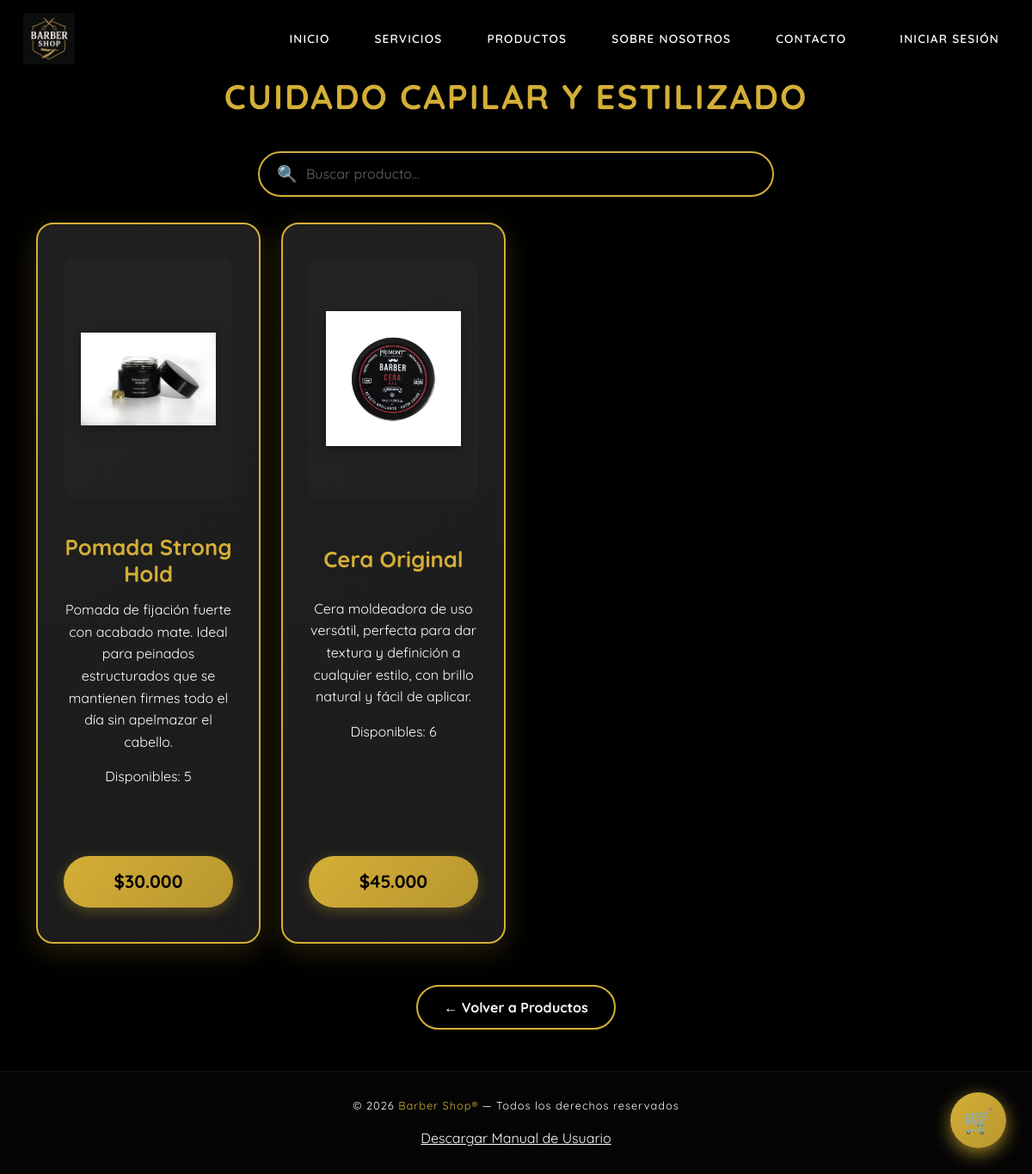
Page /index.php?action=categoria&id=3 on the committed database.
### tables this page shows
CREATE TABLE `categoria` (
  `idCategoria` int(11) NOT NULL,
  `categoria` varchar(50) DEFAULT NULL
);

CREATE TABLE `producto` (
  `idProducto` int(11) NOT NULL,
  `nomProduc` varchar(30) DEFAULT NULL,
  `descripcion` varchar(255) DEFAULT NULL,
  `foto` varchar(255) DEFAULT NULL,
  `precioUni` int(11) DEFAULT NULL,
  `cantidad` int(11) DEFAULT NULL,
  `idMarca` int(11) DEFAULT NULL,
  `idCategoria` int(11) DEFAULT NULL
);

### views/categoria_productos.php (the view, shortened to what this page needs)
<?php
$database = new Database();
$conn = $database->getConnection();
$idCategoria = isset($_GET['categoria']) ? (int)$_GET['categoria'] : 0;
$sqlCategoria = "SELECT categoria FROM categoria WHERE idCategoria = :id";
$stmtCat = $conn->prepare($sqlCategoria);
$stmtCat->bindParam(':id', $idCategoria);
$stmtCat->execute();
$categoriaInfo = $stmtCat->fetch(PDO::FETCH_ASSOC);
$nombreCategoria = $categoriaInfo ? $categoriaInfo['categoria'] : 'Productos';
$sql = "SELECT
            p.idProducto,
            p.nomProduc,
            p.descripcion,
            p.foto,
            p.precioUni,
            p.cantidad,
            m.marca,
            c.categoria
        FROM producto p
        LEFT JOIN marca m ON p.idMarca = m.idMarca
        LEFT JOIN categoria c ON p.idCategoria = c.idCategoria
        WHERE p.idCategoria = :idCategoria
        ORDER BY p.idProducto ASC";
$stmt = $conn->prepare($sql);
$stmt->bindParam(':idCategoria', $idCategoria);
$stmt->execute();
$productos = $stmt->fetchAll(PDO::FETCH_ASSOC);
?>
<!DOCTYPE html>
<html lang="es">
<head>
   <link href="https://cdn.jsdelivr.net/npm/bootstrap@5.3.0/dist/css/bootstrap.min.css" rel="stylesheet">
    <link rel="stylesheet" href="<?= $base ?>/css/estilos.css?v=<?= filemtime($_SERVER['DOCUMENT_ROOT'] . $base . '/css/estilos.css') ?>">
</head>
<body>
    <?php include './views/includes/header.php'; ?>
    <div class="container py-5">
        <h1 class="titulo-categoria"><?= htmlspecialchars($nombreCategoria) ?></h1>
        <?php if (count($productos) > 0): ?>
            <div class="busqueda-wrapper">
                <span class="busqueda-icono">🔍</span>
                <input type="text"
                       id="busquedaProducto"
                       placeholder="Buscar producto..."
                       onkeyup="buscarProducto()">
            </div>
            <div class="row g-4" id="contenedorProductos">
                <?php foreach ($productos as $p): ?>
                    <div class="col-12 col-sm-6 col-md-4 col-lg-3 producto-item"
                         data-producto="<?= strtolower(htmlspecialchars($p['nomProduc'])) ?>">
                        <div class="product-card">
                            <div class="product-image">
                                <img src="<?= $base ?>/photo/<?= htmlspecialchars($p['foto']); ?>"
                                    alt="<?= htmlspecialchars($p['nomProduc']); ?>"
                                    onerror="this.src='https://via.placeholder.com/200x200/1a1a1a/d4af37?text=Sin+Imagen'">
                            </div>
                            <div class="product-content">
                                <div>
                                    <h5><?= htmlspecialchars($p['nomProduc']); ?></h5>
                                    <p><?= htmlspecialchars($p['descripcion']); ?></p>
                                    <p>
                                        <?= $p['cantidad'] > 0
                                        ? 'Disponibles: ' . htmlspecialchars($p['cantidad'])
                                        : 'Agotado'; ?>
                                        </p>
                                </div>
                                <button class="precio"
                                    onclick="agregar('<?= htmlspecialchars($p['nomProduc']); ?>', <?= $p['precioUni']; ?>, <?= $p['idProducto']; ?>, <?= (int)$p['cantidad']; ?>)"
                                    <?= ($p['cantidad'] <= 0) ? 'disabled style="opacity:0.5;cursor:not-allowed;background:#555;"' : '' ?>>
                                    <?= ($p['cantidad'] <= 0) ? 'Sin stock' : '$' . number_format($p['precioUni'], 0, ',', '.') ?>
                                </button>
                            </div>
                        </div>
                    </div>
                <?php endforeach; ?>
            </div>
        <?php endif; ?>
        <div class="text-center mt-5">
            <a href="index.php?action=productobarberia" class="btn-volver">
                ← Volver a Productos
            </a>
        </div>
    </div>
    <div class="cart-btn" data-bs-toggle="modal" data-bs-target="#cartModal">
        🛒
    </div>
    <footer class="footer">
        <p class="footer-text">© 2026 <span>Barber Shop®</span> — Todos los derechos reservados</p>
       <a href="/docs/Manual_De_Usuario_Barberia.pdf"
       class="footer-manual"
       download>
       Descargar Manual de Usuario
    </a>
    </footer>
</body>
</html>

### views/includes/header.php (style rules this page uses)
body { padding-top: 80px; }

### rows in the picture
categoria: categoria "CUIDADO CAPILAR Y ESTILIZADO"
producto: foto (picture), nomProduc "Pomada Strong Hold", descripcion "Pomada de fijación fuerte con acabado mate. Ideal para peinados estructurados que se mantienen firmes todo el día sin apelmazar el cabello.", cantidad "5", precioUni "30.000"
producto: foto (picture), nomProduc "Cera Original", descripcion "Cera moldeadora de uso versátil, perfecta para dar textura y definición a cualquier estilo, con brillo natural y fácil de aplicar.", cantidad "6", precioUni "45.000"
